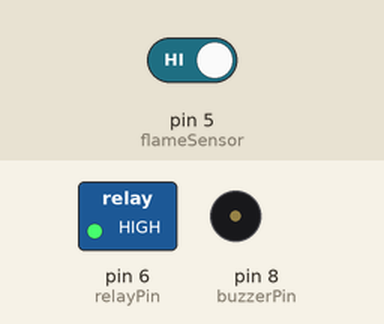
Simulated run of this sketch. Board: Arduino Uno, built with avr-gcc and run on an emulated ATmega328P. Parts: switched loads named in the sketch (green lamp = pin HIGH), buzzer (waves = sounding). The test bench sets the inputs (shaded band); at power-on: pin 5 (flameSensor) HIGH. What the sketch prints to the serial monitor is not drawn.

Above: at 1.2 s.
1.3 s: pin 5 (flameSensor) driven LOW
At 2.6 s:
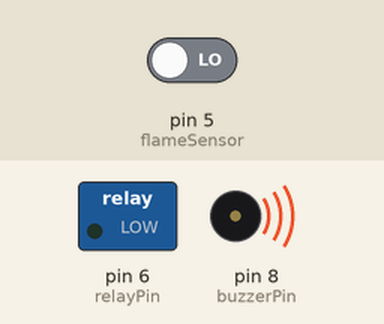
2.9 s: pin 5 (flameSensor) driven HIGH
At 4.1 s:
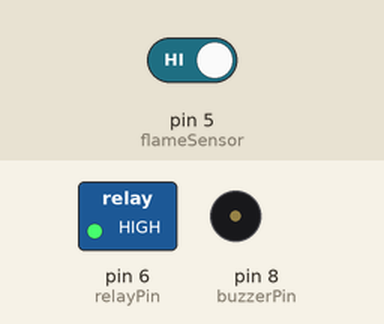
Timing chart, 0 to 5.9 s (numbered marks = the images above; inputs shaded):
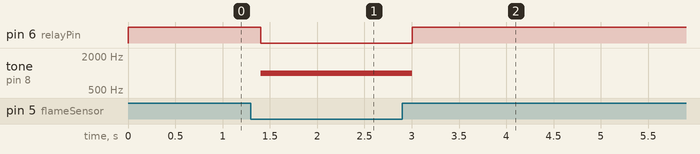

The sketch:

Automatic_Fire_Extinguisher.ino
```cpp
// Fire Detection + Water Pump (Maker UNO)

int flameSensor = 5;   // Flame Sensor DO
int relayPin = 6;      // Relay ควบคุมปั๊ม
int buzzerPin = 8;     // Buzzer บน Maker UNO

int flameValue = 0;

void setup()
{
  Serial.begin(9600);

  pinMode(flameSensor, INPUT);
  pinMode(relayPin, OUTPUT);
  pinMode(buzzerPin, OUTPUT);

  digitalWrite(relayPin, HIGH);   // ปิดปั๊มตอนเริ่ม
  digitalWrite(buzzerPin, LOW);   // ปิดเสียง
}

void loop()
{
  flameValue = digitalRead(flameSensor);

  Serial.print("Flame Sensor: ");
  Serial.println(flameValue);

  // ตรวจพบไฟ
  if(flameValue == LOW)
  {
    Serial.println("🔥 FIRE DETECTED");

    digitalWrite(relayPin, LOW);   // เปิดปั๊มน้ำ
    tone(buzzerPin, 1000);         // Buzzer บน Maker UNO ดัง
  }

  // ไม่พบไฟ
  else
  {
    Serial.println("✅ No Fire");

    digitalWrite(relayPin, HIGH);  // ปิดปั๊ม
    noTone(buzzerPin);             // ปิดเสียง
  }

  delay(200);
}
```

Measured:
- after the input at 1.3 s, pin 6 (relayPin): HIGH → LOW after 0.10 s; tone on pin 8 (buzzerPin): silent → 1000 Hz after 0.10 s
- after the input at 2.9 s, pin 6 (relayPin): LOW → HIGH after 0.11 s; tone on pin 8 (buzzerPin): 1000 Hz → silent after 0.11 s
